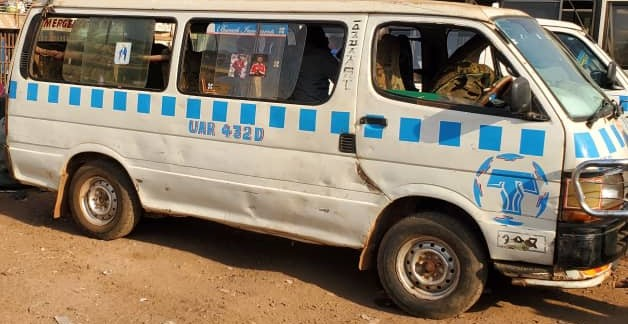
#> input picture src/input.jpg, 628 x 324 px
$ python teser.py
#> lines starting #> are read from the running program, lines starting #| are printed output that depends on the picture; after the words box and inside, x2 and y2 are one past the last pixel; in counts of white or black regions, pixels touching at a corner belong together
import cv2
import numpy as np

# Load images
source = cv2.imread('input.jpg', cv2.IMREAD_GRAYSCALE)
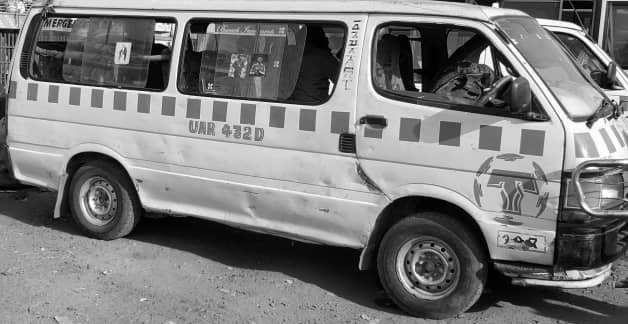
#> source: shape (324, 628); min 0, max 255, mean 123.4
template = cv2.imread('reference.png', cv2.IMREAD_GRAYSCALE)
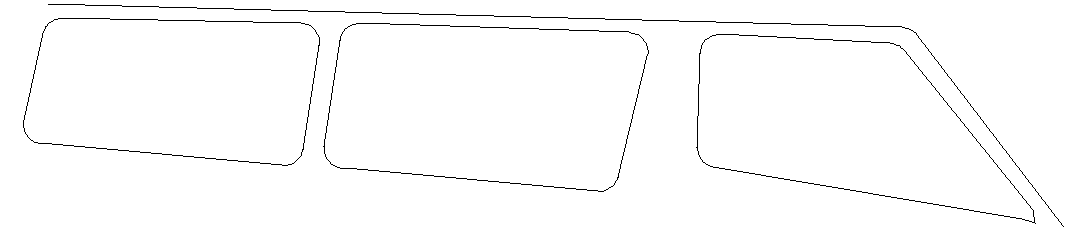
#> input picture src/reference.png, 1086 x 232 px
#> template: shape (232, 1086); 98.6% white; black in thin lines or dots

# Check if images are loaded properly
if source is None or template is None:
    raise ValueError("Error loading images. Check file paths.")

# Apply Canny edge detection
edges1 = cv2.Canny(source, 50, 150)
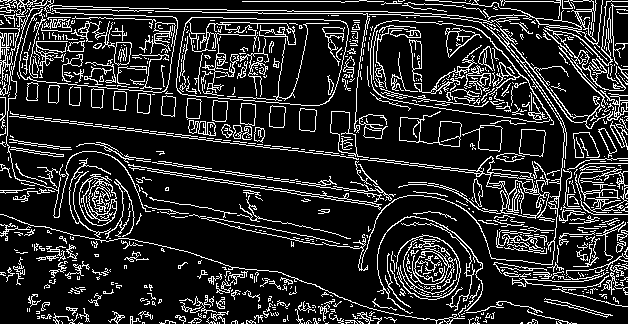
#> edges1: shape (324, 628); 16.2% white in thin lines or dots
edges2 = cv2.Canny(template, 50, 150)
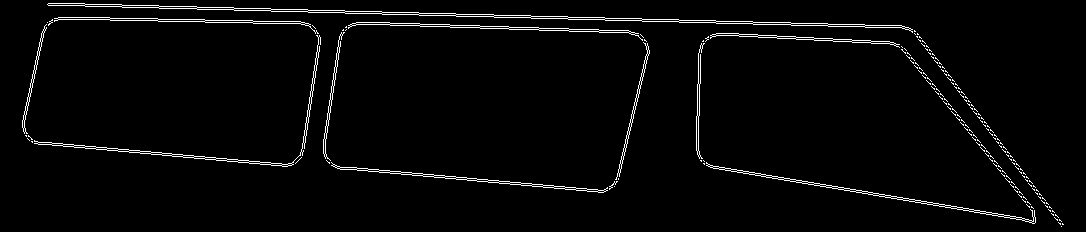
#> edges2: shape (232, 1086); 2.8% white in thin lines or dots

# Find contours
contours_src, _ = cv2.findContours(edges1, cv2.RETR_TREE, cv2.CHAIN_APPROX_SIMPLE)
#> contours_src = 1200 contours, 1015 with area under 20; largest, box (x1, y1, x2, y2) and area: (176, 17, 349, 106) 13198, (176, 17, 349, 106) 12540, (370, 20, 554, 125) 12300, (370, 20, 551, 123) 12126, (79, 174, 117, 226) 1416
contours_tpl, _ = cv2.findContours(edges2, cv2.RETR_TREE, cv2.CHAIN_APPROX_SIMPLE)
#> contours_tpl = 449 contours, 344 with area under 20; largest, box (x1, y1, x2, y2) and area: (47, 3, 913, 33) 1726, (34, 35, 321, 167) 692, (706, 162, 1036, 224) 665, (348, 22, 643, 41) 572, (331, 162, 608, 193) 546

# Check if contours are found
if not contours_src or not contours_tpl:
    raise ValueError("No contours found in one or both images.")

# Convert grayscale images to BGR for visualization
source_vis = cv2.cvtColor(source, cv2.COLOR_GRAY2BGR)
template_vis = cv2.cvtColor(template, cv2.COLOR_GRAY2BGR)
#> template_vis is the input picture: shape (232, 1086, 3); 98.6% white; black in thin lines or dots

# Store best matches (each contour in source finds its best match in template)
best_matches = []

for src_contour in contours_src:
    best_match = None
    best_score = float('inf')

    for tpl_contour in contours_tpl:
        score = cv2.matchShapes(src_contour, tpl_contour, 1, 0.0)
        if score < best_score:
            best_score = score
            best_match = tpl_contour
            print(best_score)

    best_matches.append((src_contour, best_match, best_score))
#> this loop made 1200 passes
#> src_contour on passes 1, 2, 4: [[535, 322], [534, 323]], [[521, 322], [520, 323], [522, 323], [522, 322]], [[328, 322], [327, 323], [325, 323], [327, 323]]
#> (printed output is left out)
#> after the loop, best_matches = 1200 items

# Sort best matches by similarity score (lower is better)
best_matches.sort(key=lambda x: x[2])

# Draw the best matches
for i, (src_contour, tpl_contour, score) in enumerate(best_matches[:10]):  # Show top 10 matches
    color = (np.random.randint(0, 255), np.random.randint(0, 255), np.random.randint(0, 255))  # Random color
    cv2.drawContours(source_vis, [src_contour], -1, color, 2)
    cv2.drawContours(template_vis, [tpl_contour], -1, color, 2)
#> this loop made 10 passes
#> (src_contour, color) on passes 1, 3, 4, 5, 6, 8, 9: ([[535, 322], [534, 323]], (172, 47, 117)), ([[328, 322], [327, 323], [325, 323], [327, 323]], (195, 103, 9)), ([[304, 322], [304, 323]], (211, 21, 242)), ([[219, 322], [219, 323]], (36, 87, 70)), ([[217, 322], [217, 323]], (216, 88, 140)), ([[61, 321], [62, 322], [62, 323], [62, 322]], (39, 87, 174)), ([[359, 322], [360, 321], [361, 322], [360, 323]], (88, 81, 165))
#> color on passes 2, 7, 10: (192, 67, 251), (58, 193, 230), (25, 77, 72)
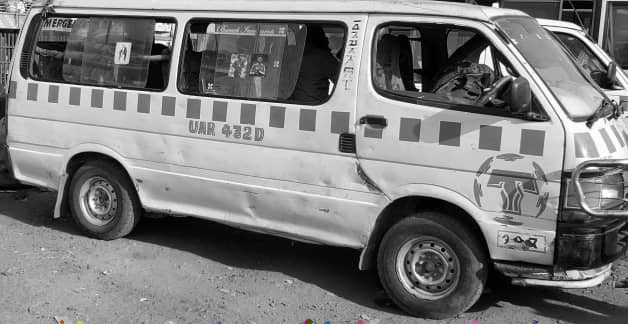
#> source_vis: shape (324, 628, 3); mean B, G, R 123.4, 123.4, 123.4
#> template_vis: shape (232, 1086, 3); 0.01% of pixels changed, all inside (x1, y1, x2, y2) = (706, 163, 1063, 228)

# Resize template to match source height
h1, w1 = source_vis.shape[:2]
#> h1 = 324; w1 = 628
h2, w2 = template_vis.shape[:2]
#> h2 = 232; w2 = 1086
new_width = w2 * h1 // h2  # Preserve aspect ratio
#> new_width = 1516
template_vis = cv2.resize(template_vis, (new_width, h1))
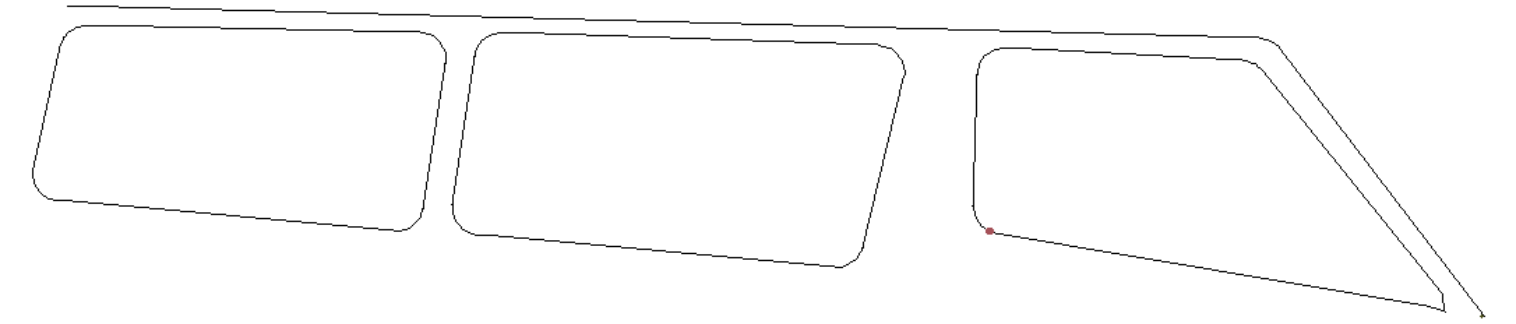
#> template_vis: shape (324, 1516, 3); mean B, G, R 251.4, 251.4, 251.4

# Stack images side by side
combined = np.hstack((source_vis, template_vis))
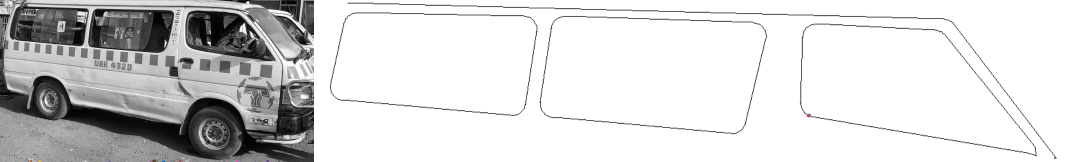
#> combined: shape (324, 2144, 3) (shown at 1/2 size); mean B, G, R 213.9, 213.9, 213.9

# Show the matched contours
cv2.imshow("Matched Contours", combined)
cv2.waitKey(0)
cv2.destroyAllWindows()
